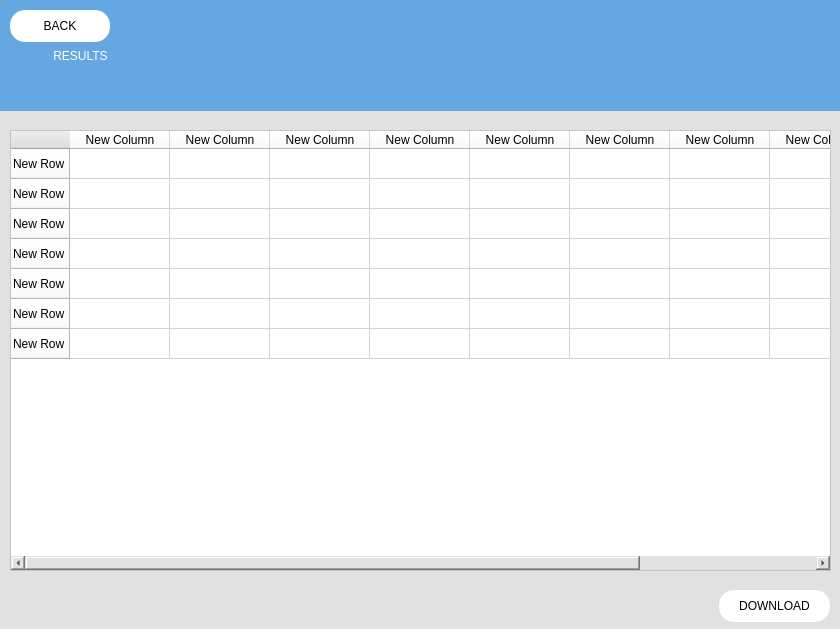
<?xml version="1.0" encoding="UTF-8"?>
<ui version="4.0">
 <class>Dialog</class>
 <widget class="QDialog" name="Dialog">
  <property name="geometry">
   <rect>
    <x>0</x>
    <y>0</y>
    <width>840</width>
    <height>629</height>
   </rect>
  </property>
  <property name="windowTitle">
   <string>Dialog</string>
  </property>
  <widget class="QWidget" name="widget" native="true">
   <property name="geometry">
    <rect>
     <x>0</x>
     <y>0</y>
     <width>841</width>
     <height>631</height>
    </rect>
   </property>
   <property name="styleSheet">
    <string notr="true">background-color: rgb(225,225,225);</string>
   </property>
   <widget class="QLabel" name="label">
    <property name="geometry">
     <rect>
      <x>0</x>
      <y>0</y>
      <width>841</width>
      <height>111</height>
     </rect>
    </property>
    <property name="styleSheet">
     <string notr="true">background-color:rgb(100,167,225);
font: 64pt &quot;Arial&quot;;
color: rgb(255, 255, 255);</string>
    </property>
    <property name="text">
     <string>                RESULTS</string>
    </property>
   </widget>
   <widget class="QPushButton" name="back">
    <property name="geometry">
     <rect>
      <x>10</x>
      <y>10</y>
      <width>100</width>
      <height>32</height>
     </rect>
    </property>
    <property name="styleSheet">
     <string notr="true">background-color:rgb(255,255,255);
border-radius: 15px;
font: 14pt &quot;Arial&quot;;</string>
    </property>
    <property name="text">
     <string>BACK</string>
    </property>
   </widget>
   <widget class="QTableWidget" name="table">
    <property name="geometry">
     <rect>
      <x>10</x>
      <y>130</y>
      <width>821</width>
      <height>441</height>
     </rect>
    </property>
    <property name="styleSheet">
     <string notr="true">background-color:rgb(255, 255, 255);
font: 14pt &quot;Arial&quot;;</string>
    </property>
    <row>
     <property name="text">
      <string>New Row</string>
     </property>
    </row>
    <row>
     <property name="text">
      <string>New Row</string>
     </property>
    </row>
    <row>
     <property name="text">
      <string>New Row</string>
     </property>
    </row>
    <row>
     <property name="text">
      <string>New Row</string>
     </property>
    </row>
    <row>
     <property name="text">
      <string>New Row</string>
     </property>
    </row>
    <row>
     <property name="text">
      <string>New Row</string>
     </property>
    </row>
    <row>
     <property name="text">
      <string>New Row</string>
     </property>
    </row>
    <column>
     <property name="text">
      <string>New Column</string>
     </property>
    </column>
    <column>
     <property name="text">
      <string>New Column</string>
     </property>
    </column>
    <column>
     <property name="text">
      <string>New Column</string>
     </property>
    </column>
    <column>
     <property name="text">
      <string>New Column</string>
     </property>
    </column>
    <column>
     <property name="text">
      <string>New Column</string>
     </property>
    </column>
    <column>
     <property name="text">
      <string>New Column</string>
     </property>
    </column>
    <column>
     <property name="text">
      <string>New Column</string>
     </property>
    </column>
    <column>
     <property name="text">
      <string>New Column</string>
     </property>
    </column>
    <column>
     <property name="text">
      <string>New Column</string>
     </property>
    </column>
   </widget>
   <widget class="QPushButton" name="download">
    <property name="geometry">
     <rect>
      <x>719</x>
      <y>590</y>
      <width>111</width>
      <height>32</height>
     </rect>
    </property>
    <property name="styleSheet">
     <string notr="true">background-color:rgb(255,255,255);
border-radius: 15px;
font: 14pt &quot;Arial&quot;;</string>
    </property>
    <property name="text">
     <string>DOWNLOAD</string>
    </property>
   </widget>
  </widget>
 </widget>
 <resources/>
 <connections/>
</ui>
